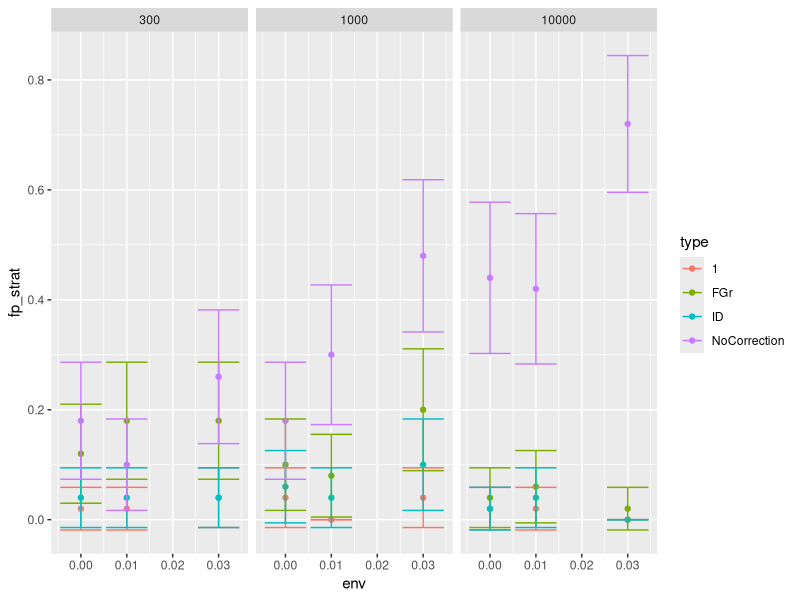
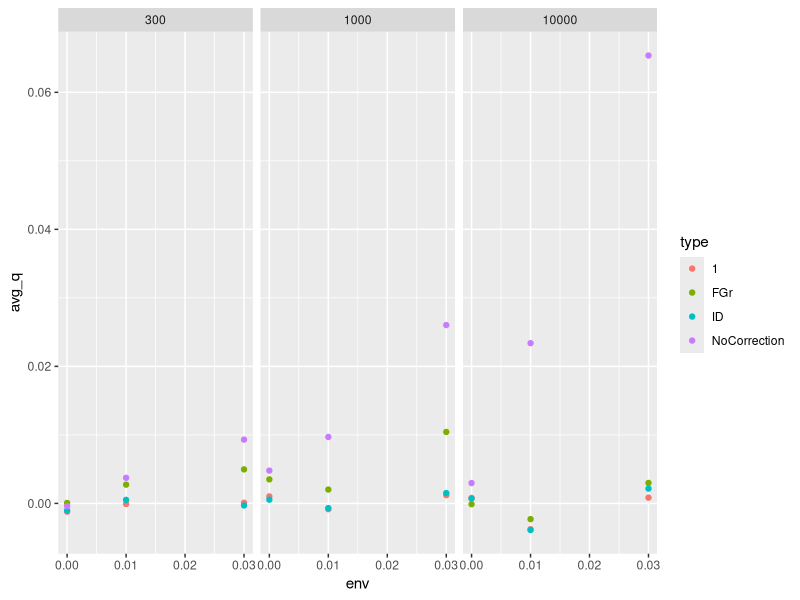

These figures' R source, in order:
## ---- chunk 1
knitr::opts_chunk$set(echo = TRUE)
library(data.table)
library(tidyverse)
## ---- chunk 2
df <- fread("../plots/A/q.txt")
df <- df [,3:ncol(df)]
## ---- chunk 3

dfPlot <- df %>% group_by(config, gwas_size, test_size, h2, ts, num_causal, env, L, type) %>% summarize(count = n(), avg_q = mean(`nc-q`),lowerci_mean = avg_q - (1.96 * (sd(`nc-q`)  /  sqrt(n()))), upperci_mean = avg_q + (1.96 * (sd(`nc-q`)  /  sqrt(n()))), fp_strat = sum(`nc-p` < 0.05)/ n(), lowerci_fp = fp_strat - 1.96 * sqrt((fp_strat * (1-fp_strat))/ n()), upperci_fp = fp_strat + 1.96 * sqrt((fp_strat * (1-fp_strat))/ n()) )


dfPlot %>% filter(config =="C1", gwas_size == 10000, test_size == 10000, env != 0.1) %>% ggplot(aes(x = env, y = fp_strat, color = type)) + geom_point() + facet_wrap(~L) + geom_errorbar(aes(ymin = lowerci_fp, ymax = upperci_fp))

dfPlot %>% filter(config =="C1", gwas_size == 10000, test_size == 10000, env != 0.1) %>% ggplot(aes(x = env, y = avg_q, color = type)) + geom_point() + facet_wrap(~L)

## ---- chunk 4
dfE <- fread("../plots/A/error.txt")
dfE <- dfE[,3:ncol(dfE)]

dfSumE <- dfE %>% group_by(config, gwas_size, test_size, L, type) %>% summarize(count = n())
